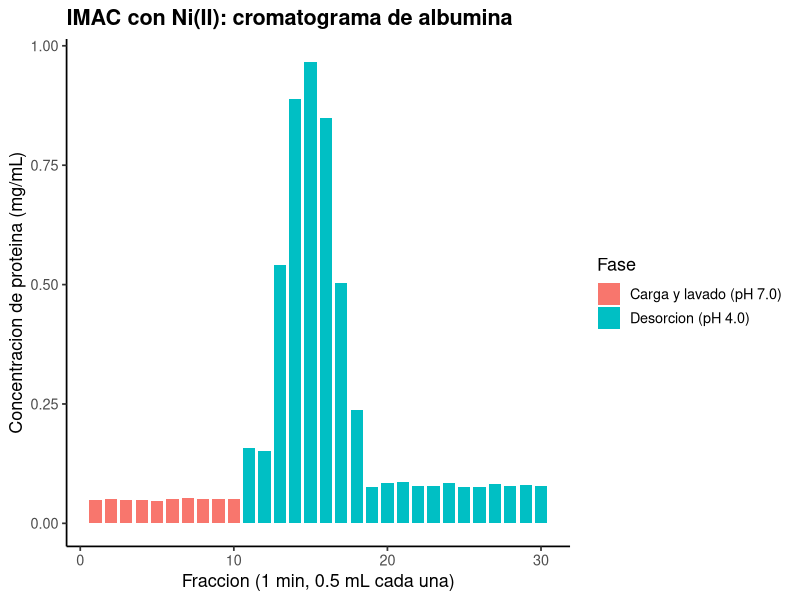
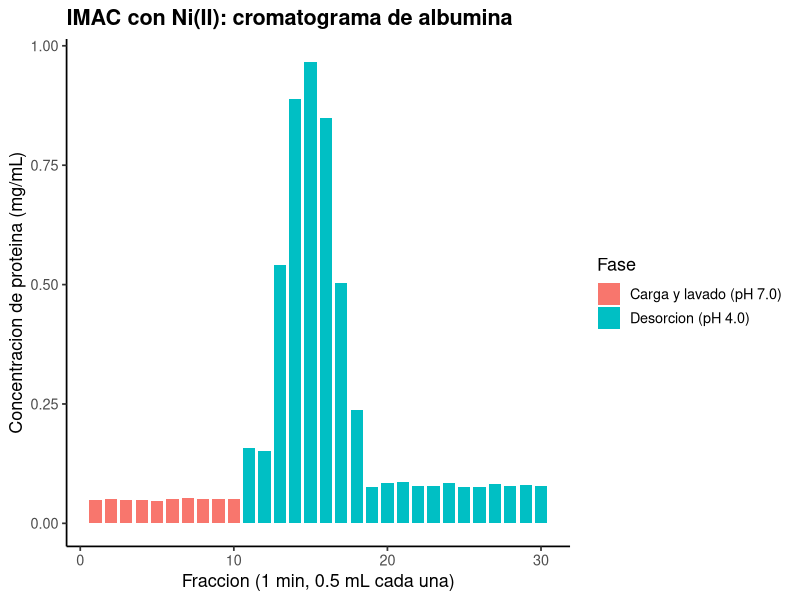

The R script that drew these images, in order:
# ==========================================================================
# P7. Cromatografia de afinidad por metal inmovilizado (IMAC)
# ==========================================================================
# Autor: Dr. Jose Juan Torres Martinez
# Docente de Ciencias Quimicas
# Universidad Autonoma de San Luis Potosi (UASLP)
# Mexico
#
# Material academico para estudiantes
# Serie "Bioseparaciones" - Laboratorio, Practica 7. IMAC
#
# Descripcion: Se analiza el cromatograma de IMAC con niquel: albumina cargada en buffer de adsorcion (fosfato 20 mM, NaCl 500 mM, pH 7.0) y desorbida con buffer pH 4.0. Cada fraccion es de 1 min a 0.5 mL/min, asi que la masa por fraccion es concentracion por 0.5 mL; la suma da la masa recuperada y su porcentaje respecto a los 6 mg cargados.
#
# Objetivos de aprendizaje:
#   - Identificar el pico de desorcion en el cromatograma.
#   - Calcular la masa de proteina por fraccion y la masa total.
#   - Calcular el porcentaje de recuperacion respecto a lo cargado.

# Datos: datos_imac.csv (concentracion de proteina por fraccion, medida por Bradford; carga 3 mL a 2 mg/mL = 6 mg).
# ==========================================================================

library(tidyverse)

# --------------------------------------------------------------------------
# 1. Leer las fracciones y calcular la masa por fraccion
# --------------------------------------------------------------------------
# Fraccion de 1 min a 0.5 mL/min = 0.5 mL por fraccion.
# Masa por fraccion (mg) = concentracion (mg/mL) * 0.5 mL.
# Carga: 3 mL a 2 mg/mL = 6 mg de albumina.
volumen_fraccion_ml <- 0.5
masa_cargada_mg <- 6.0

datos <- read_csv("datos_imac.csv", show_col_types = FALSE)

datos <- datos %>%
  mutate(masa_mg = concentracion_proteina_mg_ml * volumen_fraccion_ml)

print(datos)

# --------------------------------------------------------------------------
# 2. Masa recuperada en la desorcion y porcentaje de recuperacion
# --------------------------------------------------------------------------
resumen <- datos %>%
  group_by(fase) %>%
  summarise(masa_mg = sum(masa_mg), .groups = "drop")

print(resumen)

masa_desorcion <- resumen %>%
  filter(fase == "Desorcion (pH 4.0)") %>%
  pull(masa_mg)
print(tibble(
  masa_recuperada_mg = masa_desorcion,
  recuperacion_porciento = masa_desorcion / masa_cargada_mg * 100
))

# --------------------------------------------------------------------------
# 3. Grafica: cromatograma IMAC
# --------------------------------------------------------------------------
grafica <- ggplot(
  datos,
  aes(x = fraccion, y = concentracion_proteina_mg_ml, fill = fase)
) +
  geom_col(width = 0.8) +
  labs(
    x = "Fraccion (1 min, 0.5 mL cada una)",
    y = "Concentracion de proteina (mg/mL)",
    fill = "Fase",
    title = "IMAC con Ni(II): cromatograma de albumina"
  ) +
  theme_classic(base_size = 13) +
  theme(plot.title = element_text(face = "bold"))

print(grafica)

# --------------------------------------------------------------------------
# 4. Exportar la grafica
# --------------------------------------------------------------------------
ggsave("07_imac.png", grafica,
       width = 18, height = 12, units = "cm", dpi = 300)

# --------------------------------------------------------------------------
# Interpretacion
# --------------------------------------------------------------------------
# - En carga y lavado casi no sale proteina: la albumina queda retenida en la columna con niquel a pH 7.0.
# - Al cambiar a pH 4.0 aparece el pico de desorcion entre las fracciones 13 y 17, donde sale la mayor parte de la proteina.

# --------------------------------------------------------------------------
# Que aprendimos
# --------------------------------------------------------------------------
# - La histidina de la superficie se une al niquel a pH 7 y se protona a pH 4, lo que rompe la union y desorbe la proteina.
# - La masa recuperada es la suma de concentracion por volumen en cada fraccion de la desorcion.
